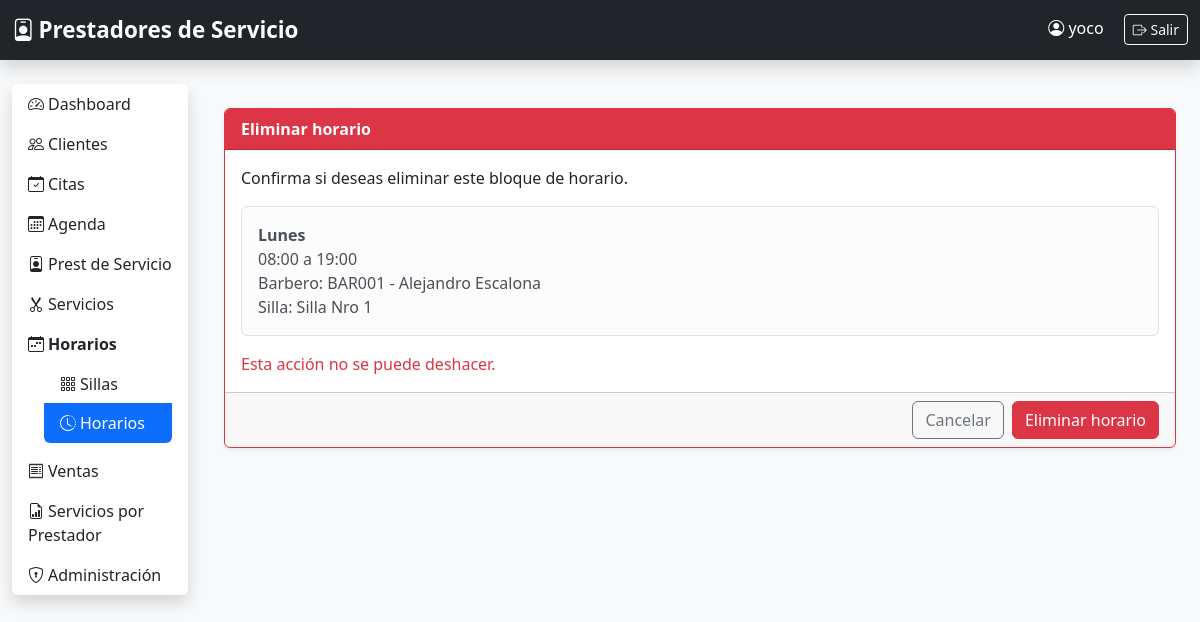
Page /horarios/1/eliminar/ (signed in) on the committed database.
### seguridad/models.py (models this page shows, shortened)
class Usuario(AbstractUser):
    telefono = models.CharField(max_length=20, blank=True)

### horarios/models.py (models this page shows, shortened)
class Horario(models.Model):
    DIAS_SEMANA = [
        (1, "Lunes"),
        (2, "Martes"),
        (3, "Miércoles"),
        (4, "Jueves"),
        (5, "Viernes"),
        (6, "Sábado"),
        (7, "Domingo"),
    ]
    barbero = models.ForeignKey(
        "barberos.Barbero",
        on_delete=models.PROTECT,
        related_name="horarios",
        verbose_name="Barbero",
    )
    silla = models.ForeignKey(
        Silla,
        on_delete=models.PROTECT,
        related_name="horarios",
        verbose_name="Silla",
    )
    dia_semana = models.PositiveSmallIntegerField(
        choices=DIAS_SEMANA,
        verbose_name="Día de la semana",
    )
    hora_inicio = models.TimeField(
        verbose_name="Hora de inicio",
    )
    hora_fin = models.TimeField(
        verbose_name="Hora de finalización",
    )
    activo = models.BooleanField(
        default=True,
        verbose_name="Activo",
    )
    observaciones = models.CharField(
        max_length=150,
        blank=True,
        verbose_name="Observaciones",
    )
    class Meta:
        ordering = [
            "dia_semana",
            "hora_inicio",
            "silla",
        ]
        verbose_name = "Horario"
        verbose_name_plural = "Horarios"

class Silla(models.Model):
    nombre = models.CharField(
        max_length=50,
        unique=True,
        verbose_name="Nombre",
    )
    activa = models.BooleanField(
        default=True,
        verbose_name="Activa",
    )
    class Meta:
        ordering = ["nombre"]
        verbose_name = "Silla"
        verbose_name_plural = "Sillas"
    def __str__(self):
        return self.nombre

### barberos/models.py (models this page shows)
class Barbero(models.Model):
    codigo = models.CharField(
        max_length=10,
        unique=True,
        verbose_name="Código"
    )
    nombre = models.CharField(max_length=100)
    apellido = models.CharField(max_length=100)
    direccion = models.CharField(max_length=250)
    telefono = models.CharField(max_length=20)
    correo = models.EmailField(blank=True)
    fecha_ingreso = models.DateField()
    porcentaje = models.DecimalField(
        max_digits=5,
        decimal_places=2,
        help_text="Porcentaje de comisión"
    )
    codigo_silla = models.CharField(
        max_length=10,
        unique=True
    )
    activo = models.BooleanField(default=True)
    class Meta:
        ordering = ["nombre", "apellido"]
        verbose_name = "Barbero"
        verbose_name_plural = "Barberos"
    def __str__(self):
        return f"{self.codigo} - {self.nombre} {self.apellido}"

### horarios/views.py (the view, shortened to what this page needs)
@login_required
def eliminar_horario(request, horario_id):
    horario = get_object_or_404(
        Horario.objects.select_related("barbero", "silla"),
        pk=horario_id,
    )
    contexto = {
        "horario": horario,
        "titulo": "Eliminar horario",
        "descripcion": (
            "Confirma si deseas eliminar este bloque de horario."
        ),
    }
    return render(
        request,
        "horarios/horarios/eliminar.html",
        contexto,
    )

### horarios/templates/horarios/horarios/eliminar.html (shortened to what this page needs)
{% extends "base.html" %}
{% block content %}
<div class="container py-4">
    <div class="card shadow-sm border-danger">
        <div class="card-header bg-danger text-white">
            <strong>{{ titulo }}</strong>
        </div>
        <div class="card-body">
            <p>{{ descripcion }}</p>
            <div class="alert alert-light border">
                <strong>{{ horario.get_dia_semana_display }}</strong><br>
                {{ horario.hora_inicio|time:"H:i" }}
                a
                {{ horario.hora_fin|time:"H:i" }}<br>
                Barbero: {{ horario.barbero }}<br>
                Silla: {{ horario.silla }}
            </div>
            <p class="text-danger mb-0">
                Esta acción no se puede deshacer.
            </p>
        </div>
        <div class="card-footer">
            <form method="post" class="d-flex justify-content-end gap-2">
                <a
                    href="{% url 'horarios:listar_horarios' %}"
                    class="btn btn-outline-secondary"
                >
                    Cancelar
                </a>
                <button type="submit" class="btn btn-danger">
                    Eliminar horario
                </button>
            </form>
        </div>
    </div>
</div>
{% endblock %}

### templates/base.html (shortened to what this page needs)
{% load static %}
<!DOCTYPE html>
<html lang="es">
<head>
    <link href="https://cdn.jsdelivr.net/npm/bootstrap@5.3.7/dist/css/bootstrap.min.css" rel="stylesheet">
    <link href="https://cdn.jsdelivr.net/npm/bootstrap-icons@1.13.1/font/bootstrap-icons.min.css" rel="stylesheet">
    <link rel="stylesheet" href="{% static 'css/style.css' %}">
</head>
<body class="bg-light">
<nav class="navbar navbar-expand-lg navbar-dark bg-dark shadow">
    <div class="container-fluid">
        <a class="navbar-brand fw-bold" href="{% url 'dashboard' %}">
            <i class="bi bi-person-badge me-1"></i>Prestadores de Servicio
        </a>
        <div class="ms-auto">
            {% if user.is_authenticated %}
                <span class="text-white me-3">
                    <i class="bi bi-person-circle"></i>
                    {% if user.first_name or user.last_name %}
                        {{ user.first_name }} {{ user.last_name }}
                    {% else %}
                        {{ user.username }}
                    {% endif %}
                </span>
                <a href="{% url 'cerrar_sesion' %}" class="btn btn-outline-light btn-sm">
                    <i class="bi bi-box-arrow-right"></i> Salir
                </a>
            {% endif %}
        </div>
    </div>
</nav>
<div class="container-fluid mt-4">
    <div class="row">
        {% if user.is_authenticated %}
            <div class="col-md-2 mb-4">
                <div class="list-group shadow">
                    <a href="{% url 'dashboard' %}" class="list-group-item list-group-item-action {% if request.resolver_match.url_name == 'dashboard' %}active{% endif %}">
                        <i class="bi bi-speedometer2 me-1"></i>Dashboard
                    </a>
                    <a href="{% url 'clientes:lista_clientes' %}" class="list-group-item list-group-item-action {% if request.resolver_match.namespace == 'clientes' %}active{% endif %}">
                        <i class="bi bi-people me-1"></i>Clientes
                    </a>
                    <a href="{% url 'citas:listar_citas' %}" class="list-group-item list-group-item-action {% if request.resolver_match.namespace == 'citas' and request.resolver_match.url_name == 'listar_citas' %}active{% endif %}">
                        <i class="bi bi-calendar-check me-1"></i>Citas
                    </a>
                    <a href="{% url 'citas:agenda_citas' %}" class="list-group-item list-group-item-action {% if request.resolver_match.namespace == 'citas' and request.resolver_match.url_name == 'agenda_citas' %}active{% endif %}">
                        <i class="bi bi-calendar3 me-1"></i>Agenda
                    </a>
                    <a href="{% url 'barberos:lista_barberos' %}" class="list-group-item list-group-item-action {% if request.resolver_match.namespace == 'barberos' %}active{% endif %}">
                        <i class="bi bi-person-badge me-1"></i>Prest de Servicio
                    </a>
                    <a href="{% url 'servicios:lista' %}" class="list-group-item list-group-item-action {% if request.resolver_match.namespace == 'servicios' %}active{% endif %}">
                        <i class="bi bi-scissors me-1"></i>Servicios
                    </a>
                    <div class="list-group-item">
                        <div class="fw-bold mb-2"><i class="bi bi-calendar-week me-1"></i>Horarios</div>
                        <div class="list-group ms-3">
                            <a href="{% url 'horarios:listar_sillas' %}" class="list-group-item list-group-item-action ">
                                <i class="bi bi-grid-3x3-gap me-1"></i>Sillas
                            </a>
                            <a href="{% url 'horarios:listar_horarios' %}" class="list-group-item list-group-item-action {% if request.resolver_match.url_name == 'listar_horarios' or request.resolver_match.url_name == 'crear_horario' or request.resolver_match.url_name == 'editar_horario' or request.resolver_match.url_name == 'eliminar_horario' or request.resolver_match.url_name == 'cambiar_estado_horario' %}active{% endif %}">
                                <i class="bi bi-clock-history me-1"></i>Horarios
                            </a>
                        </div>
                    </div>
                    <a href="{% url 'ventas:lista' %}" class="list-group-item list-group-item-action {% if request.resolver_match.namespace == 'ventas' and request.resolver_match.url_name != 'reporte_servicios' %}active{% endif %}">
                        <i class="bi bi-receipt me-1"></i>Ventas
                    </a>
                    <a href="{% url 'ventas:reporte_servicios' %}" class="list-group-item list-group-item-action ">
                        <i class="bi bi-file-earmark-bar-graph me-1"></i>Servicios por Prestador
                    </a>
                    <a href="{% url 'admin:index' %}" class="list-group-item list-group-item-action {% if request.resolver_match.namespace == 'admin' %}active{% endif %}">
                        <i class="bi bi-shield-lock me-1"></i>Administración
                    </a>
                </div>
            </div>
            <main class="col-md-10">
        {% else %}
            <main class="col-12">
        {% endif %}
            {% block content %}{% endblock %}
            </main>
    </div>
</div>
</body>
</html>

### templates/static/css/style.css (style rules this page uses)
body { font-family: "Segoe UI", sans-serif; }
.list-group-item { border: none; }
.list-group-item.active { background:#0d6efd; }
.navbar-brand { font-size:1.4rem; }

### rows in the picture
Usuario: username "yoco"
Horario: dia_semana "Lunes", hora_inicio "08:00", hora_fin "19:00", barbero "BAR001 - Alejandro Escalona", silla "Silla Nro 1"

### other values in the picture
{{ titulo }} "Eliminar horario"
{{ descripcion }} "Confirma si deseas eliminar este bloque de horario."
